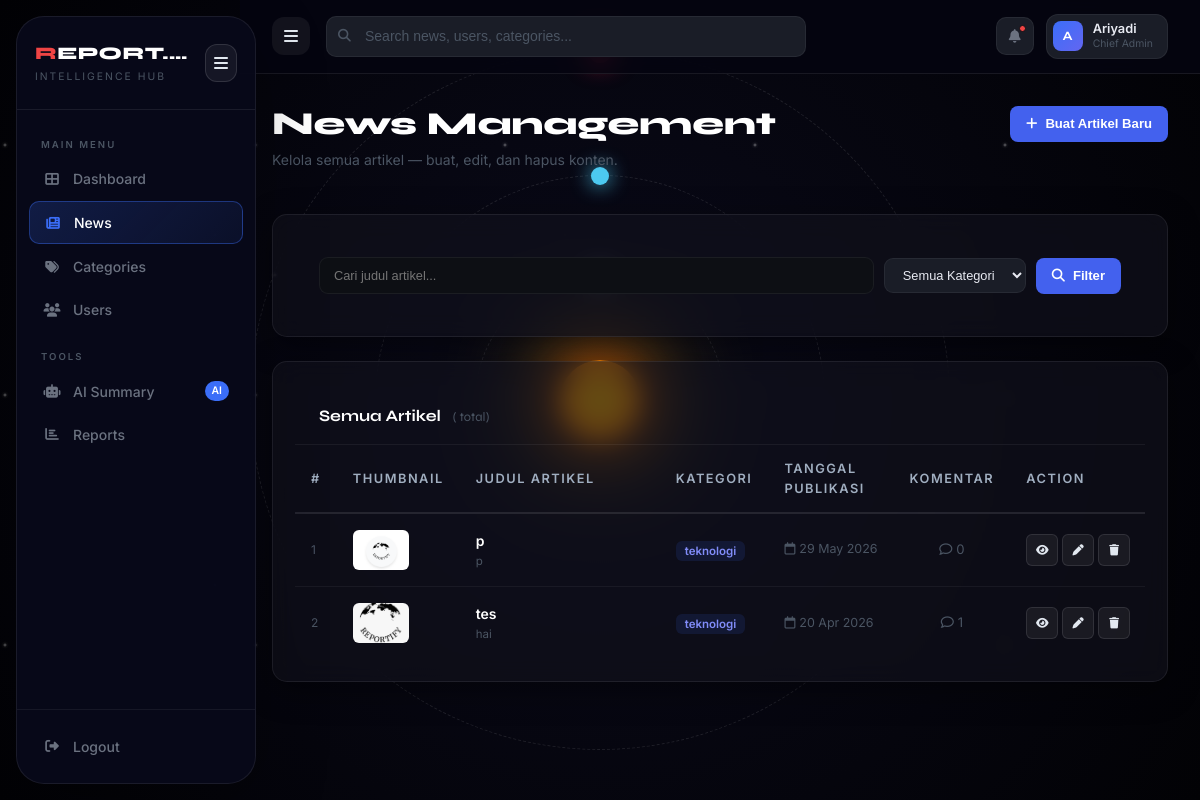
/admin-panel/news/ (signed in), run on the app's committed database.
### news/models.py (models this page shows, shortened)
class Artikel(models.Model):
    judul = models.CharField(max_length=255)
    isi = models.TextField()  # Disinkronkan: sebelumnya 'konten'
    gambar_cover = models.ImageField(upload_to='berita/', null=True, blank=True)
    kategori = models.ForeignKey(Kategori, on_delete=models.CASCADE)
    penulis = models.ForeignKey(User, on_delete=models.CASCADE) # Wajib untuk Dashboard
    tanggal_publikasi = models.DateTimeField(auto_now_add=True)
    penulis = models.ForeignKey(User, on_delete=models.SET_NULL, null=True, blank=True)

class Kategori(models.Model):
    nama = models.CharField(max_length=100)

### news/admin_views.py (the view)
# urls.py: path('news/', admin_views.admin_news, name='admin_news'),
@login_required
@staff_required
def admin_news(request):
    query = request.GET.get('q')
    kategori_id = request.GET.get('kategori')
    articles = Artikel.objects.all().order_by('-tanggal_publikasi')
    if query:
        articles = articles.filter(judul__icontains=query)
    if kategori_id:
        articles = articles.filter(kategori_id=kategori_id)
    daftar_kategori = Kategori.objects.all()
    return render(request, 'admin_panel/admin_news.html', {
        'page_obj': articles,
        'daftar_kategori': daftar_kategori
    })

### news/admin_views.py (called while the page is built)
def is_staff(user):
    return user.is_authenticated and user.is_staff

### templates/admin_panel/admin_news.html (shortened to what this page needs)
{% extends 'admin_base.html' %}
{% block nav_news %}active{% endblock %}
{% block content %}
<div class="page-header fade-in d-flex align-items-start justify-content-between">
    <div>
        <h1 class="page-title">News Management</h1>
        <p class="page-subtitle">Kelola semua artikel — buat, edit, dan hapus konten.</p>
    </div>
    <a href="{% url 'admin_article_create' %}" class="btn-admin-primary">
        <i class="fas fa-plus"></i> Buat Artikel Baru
    </a>
</div>
<div class="card-admin mb-4 fade-in delay-1">
    <div class="card-body-admin">
        <form method="GET" class="filter-bar">
            <input type="text" name="q" value="{{ request.GET.q }}" placeholder="Cari judul artikel..."
                style="background:var(--bg-primary); border:1px solid var(--border-color); color:var(--text-primary); border-radius:9px; padding:8px 14px; font-size:0.8rem; flex:1; min-width:200px; font-family:'DM Sans',sans-serif;">
            <select name="kategori" class="filter-select">
                <option value="">Semua Kategori</option>
            </select>
            <button type="submit" class="btn-admin-primary">
                <i class="fas fa-search"></i> Filter
            </button>
        </form>
    </div>
</div>
<div class="card-admin fade-in delay-2">
    <div class="card-header-admin">
        <div style="font-family:'Syne',sans-serif; font-weight:700; color:#fff;">
            Semua Artikel <span style="font-size:0.8rem; color:var(--text-muted); font-weight:400; margin-left:8px;">({{ page_obj.paginator.count }} total)</span>
        </div>
    </div>
    <div style="overflow-x: auto;">
        <table class="admin-table">
            <thead>
                <tr>
                    <th>#</th>
                    <th>Thumbnail</th>
                    <th>Judul Artikel</th>
                    <th>Kategori</th>
                    <th>Tanggal Publikasi</th>
                    <th>Komentar</th>
                    <th>Action</th>
                </tr>
            </thead>
            <tbody>
                {% for artikel in page_obj %}
                <tr>
                    <td style="color:var(--text-muted); font-size:0.75rem;">{{ forloop.counter }}</td>
                    <td>
                        {% if artikel.gambar_cover %}
                            <img src="{{ artikel.gambar_cover.url }}" style="width:56px; height:40px; border-radius:6px; object-fit:cover;" alt="">
                        {% else %}
                            <div style="width:56px; height:40px; border-radius:6px; background:var(--bg-card-hover); display:flex; align-items:center; justify-content:center;">
                                <i class="fas fa-image" style="color:var(--text-muted); font-size:0.7rem;"></i>
                            </div>
                        {% endif %}
                    </td>
                    <td style="min-width:200px;">
                        <div style="font-weight:600; color:#fff; font-size:0.875rem;">{{ artikel.judul|truncatewords:8 }}</div>
                        <div style="font-size:0.72rem; color:var(--text-muted); margin-top:2px;">{{ artikel.isi|striptags|truncatewords:10 }}</div>
                    </td>
                    <td>
                        <span style="background:rgba(59,110,248,0.12); color:#818cf8; border-radius:6px; padding:3px 9px; font-size:0.72rem; font-weight:600;">
                            {{ artikel.kategori.nama }}
                        </span>
                    </td>
                    <td style="color:var(--text-muted); font-size:0.78rem; white-space:nowrap;">
                        <i class="far fa-calendar me-1"></i>{{ artikel.tanggal_publikasi|date:"d M Y" }}
                    </td>
                    <td style="color:var(--text-muted); font-size:0.82rem; text-align:center;">
                        <i class="far fa-comment me-1"></i>{{ artikel.komentar.count }}
                    </td>
                    <td>
                        <div class="d-flex gap-1">
                            <a href="{% url 'detail_berita' artikel.id %}" class="btn-icon" title="Lihat" target="_blank"><i class="fas fa-eye"></i></a>
                            <a href="{% url 'admin_article_edit' artikel.id %}" class="btn-icon" title="Edit"><i class="fas fa-pen"></i></a>
                            <a href="{% url 'admin_article_delete' artikel.id %}" class="btn-icon danger" title="Hapus"><i class="fas fa-trash"></i></a>
                        </div>
                    </td>
                </tr>
                {% endfor %}
            </tbody>
        </table>
    </div>
</div>
{% endblock %}

### templates/admin_base.html (shortened to what this page needs)
<!DOCTYPE html>
<html lang="id">
<head>
    <link href="https://cdn.jsdelivr.net/npm/bootstrap@5.3.0/dist/css/bootstrap.min.css" rel="stylesheet">
    <link rel="stylesheet" href="https://cdnjs.cloudflare.com/ajax/libs/font-awesome/6.4.0/css/all.min.css">
</head>
<body>
    <div class="solar-system-bg">
        <div class="stars"></div>
        <div class="sun"></div>
        <div class="orbit orbit1"><div class="planet planet1"></div></div>
        <div class="orbit orbit2"><div class="planet planet2"></div></div>
        <div class="orbit orbit3"><div class="planet planet3"></div></div>
    </div>
    <aside class="admin-sidebar" id="adminSidebar">
        <div class="sidebar-logo">
            <div>
                <div class="logo-text"><span>R</span>EPORT.hub</div>
                <div class="logo-sub">Intelligence Hub</div>
            </div>
            <button class="sidebar-toggle-btn" onclick="toggleSidebar()" aria-label="Toggle sidebar">
                <i class="fas fa-bars"></i>
            </button>
        </div>
        <nav class="sidebar-nav">
            <div class="nav-label">Main Menu</div>
            <a href="{% url 'admin_dashboard' %}" class="nav-item-admin {% block nav_dashboard %}{% endblock %}">
                <span class="nav-icon"><i class="fas fa-th-large"></i></span>
                Dashboard
            </a>
            <a href="{% url 'admin_news' %}" class="nav-item-admin {% block nav_news %}{% endblock %}">
                <span class="nav-icon"><i class="fas fa-newspaper"></i></span>
                News
            </a>
            <a href="{% url 'admin_categories' %}" class="nav-item-admin {% block nav_categories %}{% endblock %}">
                <span class="nav-icon"><i class="fas fa-tags"></i></span>
                Categories
            </a>
            <a href="{% url 'admin_users' %}" class="nav-item-admin {% block nav_users %}{% endblock %}">
                <span class="nav-icon"><i class="fas fa-users"></i></span>
                Users
            </a>
            <div class="nav-label" style="margin-top: 8px;">Tools</div>
            <a href="{% url 'admin_ai_summary' %}" class="nav-item-admin {% block nav_ai %}{% endblock %}">
                <span class="nav-icon"><i class="fas fa-robot"></i></span>
                AI Summary
                <span class="nav-badge">AI</span>
            </a>
            <a href="{% url 'admin_reports' %}" class="nav-item-admin {% block nav_reports %}{% endblock %}">
                <span class="nav-icon"><i class="fas fa-chart-bar"></i></span>
                Reports
            </a>
        </nav>
        <div class="sidebar-footer">
            <form action="{% url 'account_logout' %}" method="post">
                <button type="submit" class="logout-btn">
                    <span class="nav-icon"><i class="fas fa-sign-out-alt"></i></span>
                    Logout
                </button>
            </form>
        </div>
    </aside>
    <div class="admin-main">
        <header class="admin-topbar">
            <button class="sidebar-toggle-btn-top" onclick="toggleSidebar()" aria-label="Toggle sidebar">
                <i class="fas fa-bars"></i>
            </button>
            <div class="topbar-search">
                <span class="search-icon"><i class="fas fa-search"></i></span>
                <input type="text" placeholder="Search news, users, categories...">
            </div>
            <div class="topbar-actions">
                <a href="#" class="notif-btn">
                    <i class="fas fa-bell" style="font-size:0.85rem;"></i>
                    <span class="notif-dot"></span>
                </a>
                <div class="admin-profile">
                    <div class="profile-avatar">
                        {{ request.user.username|slice:":1"|upper }}
                    </div>
                    <div class="profile-info">
                        <div class="profile-name">{{ request.user.username }}</div>
                        <div class="profile-role">
                            {% if request.user.is_superuser %}Chief Admin{% else %}Staff{% endif %}
                        </div>
                    </div>
                </div>
            </div>
        </header>
        <main class="admin-content">
            {% block content %}{% endblock %}
        </main>
    </div>
</body>
</html>

### data on the page
Artikel: gambar_cover (picture), judul "p", isi "p", kategori.nama "teknologi", tanggal_publikasi "29 May 2026", komentar.count "0"
Artikel: gambar_cover (picture), judul "tes", isi "hai", kategori.nama "teknologi", tanggal_publikasi "20 Apr 2026", komentar.count "1"

### other printed values
{{ request.user.username|slice:":1"|upper }} "A"
{{ request.user.username }} "Ariyadi"
